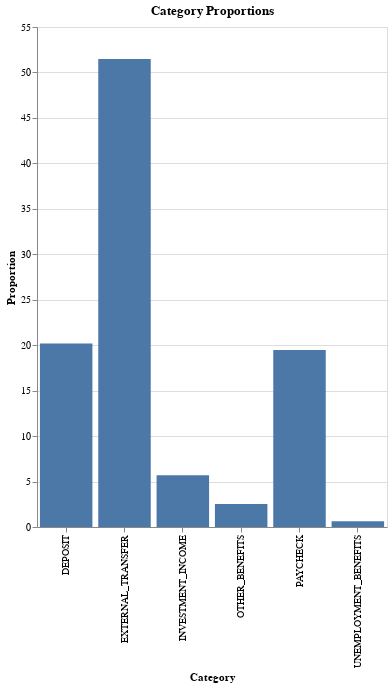

Here is the notebook cell this chart was saved with:
### Code cell
category_dist = pd.DataFrame((inflows.category.value_counts(normalize=True) * 100).reset_index())

alt.Chart(category_dist).mark_bar().encode(
    alt.X('category', axis=alt.Axis(labelAngle=270, title="Category")),
    alt.Y('proportion', title='Proportion', stack=None),
).properties(
    width=350, 
    height=500,
    title="Category Proportions"
)

### Figure 1 — Vega-Lite specification as saved in the notebook (floating-point values rounded to 4 significant figures)
{"config": {"view": {"continuousWidth": 300, "continuousHeight": 300}}, "data": {"name": "data-79fcb135592457b9ade11d9339d06c1c"}, "mark": {"type": "bar"}, "encoding": {"x": {"axis": {"labelAngle": 270, "title": "Category"}, "field": "category", "type": "nominal"}, "y": {"field": "proportion", "stack": null, "title": "Proportion", "type": "quantitative"}}, "height": 500, "title": "Category Proportions", "width": 350, "$schema": "https://vega.github.io/schema/vega-lite/v5.16.3.json", "datasets": {"data-79fcb135592457b9ade11d9339d06c1c": [{"category": "EXTERNAL_TRANSFER", "proportion": 51.47}, {"category": "DEPOSIT", "proportion": 20.17}, {"category": "PAYCHECK", "proportion": 19.48}, {"category": "INVESTMENT_INCOME", "proportion": 5.697}, {"category": "OTHER_BENEFITS", "proportion": 2.535}, {"category": "UNEMPLOYMENT_BENEFITS", "proportion": 0.6449}]}}
